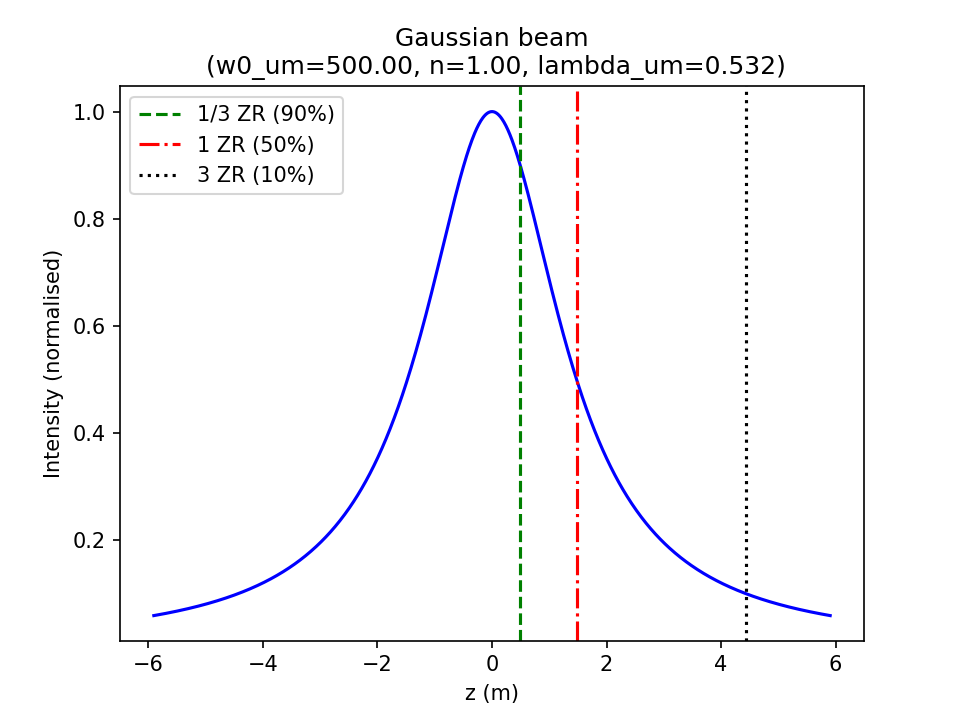

Reproduce this figure in Python.
import numpy as np
from rayleigh_range import rayleigh_range

def axial_intensity(z_m, zr_m):
    I0z = 1 / (1 + (z_m / zr_m)**2)
    if isinstance(z_m, int) or isinstance(z_m, float):
        print('Axial intensity:')
        print('(zr_m=%0.2f)'%zr_m)
        print('I0z=%0.2f'%I0z)
    return I0z

if __name__ == "__main__":
    # Input:
    w0_um, n, lambda_um = 500, 1.0, 0.532
    # Get value:
    zr_m = rayleigh_range(w0_um, n, lambda_um)
    I0z = axial_intensity(zr_m, zr_m)

    # Plot:
    z_m = np.linspace(-4 * zr_m, 4 * zr_m, 1000)
    I0z = axial_intensity(z_m, zr_m)

    import matplotlib.pyplot as plt
    fig, ax = plt.subplots()
    ax.set_title('Gaussian beam\n (w0_um=%0.2f, n=%0.2f, lambda_um=%0.3f)'%(
        (w0_um, n, lambda_um)))
    ax.set_ylabel('Intensity (normalised)')
    ax.set_xlabel('z (m)')
    ax.plot(z_m, I0z, color='b')
    ax.axvline(x=zr_m/3, label='1/3 ZR (90%)', linestyle='--', color='g')
    ax.axvline(x=zr_m, label='1 ZR (50%)', linestyle='-.', color='r')
    ax.axvline(x=3*zr_m, label='3 ZR (10%)', linestyle=':', color='k')
    plt.legend(loc="upper left")
    fig.savefig('axial_intensity.png', dpi=150)
    plt.show()
